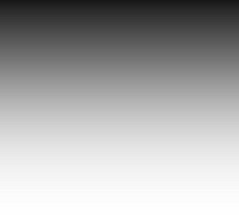
#> input picture images/gradient.jpg, 239 x 223 px, shrunk from 390 x 363 before the run
$ jupyter execute '04 - Thresholding, Binarization & Adaptive Thresholding.ipynb'
#> lines starting #> are read from the running program, lines starting #| are printed output that depends on the picture; after the words box and inside, x2 and y2 are one past the last pixel; in counts of white or black regions, pixels touching at a corner belong together
## Thresholding, Binarization & Adaptive Thresholding

grey scale image to binary form

https://opencv-python-tutroals.readthedocs.io/en/latest/py_tutorials/py_imgproc/py_thresholding/py_thresholding.html

cv.threshold(img, threshhold value , max value, threshold type)

Types:
- cv.THRESH_BINARY
- cv.THRESH_BINARY_INV
- cv.THRESH_TRUNC
- cv.THRESH_TOZERO
- cv.THRESH_TOZERO_INV

[cell 1]
import cv2
import numpy as np

# Load our image as greyscale
image = cv2.imread('../images/gradient.jpg',0)
#> image is the input picture: shape (223, 239); min 23, max 255, mean 172.7
cv2.imshow('Original', image)

# Values below 127 goes to 0 (black, everything above goes to 255 (white)
ret,thresh1 = cv2.threshold(image, 127, 255, cv2.THRESH_BINARY)
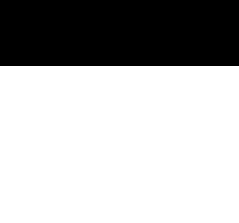
#> thresh1: shape (223, 239); 70.4% white; 1 black region, box (x1, y1, x2, y2) and area: (0, 0, 239, 66) 15774
cv2.imshow('1 Threshold Binary', thresh1)

# reverse of above
ret,thresh2 = cv2.threshold(image, 127, 255, cv2.THRESH_BINARY_INV)
cv2.imshow('2 Threshold Binary Inverse', thresh2)

# Values above 127 are held at 127
ret,thresh3 = cv2.threshold(image, 127, 255, cv2.THRESH_TRUNC)
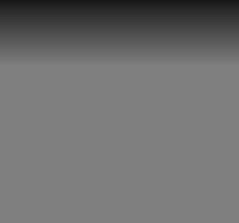
#> thresh3: shape (223, 239); min 23, max 127, mean 112
cv2.imshow('3 THRESH TRUNC', thresh3)

# Values below 127 go to 0, above 127 are unchanged
ret,thresh4 = cv2.threshold(image, 127, 255, cv2.THRESH_TOZERO)
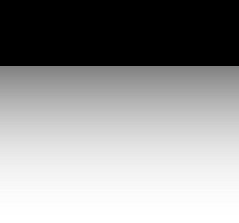
#> thresh4: shape (223, 239); min 0, max 255, mean 150.1
cv2.imshow('4 THRESH TOZERO', thresh4)

# Resever of above
ret,thresh5 = cv2.threshold(image, 127, 255, cv2.THRESH_TOZERO_INV)
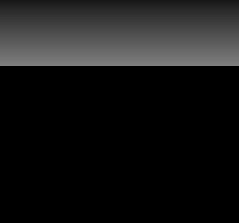
#> thresh5: shape (223, 239); min 0, max 127, mean 22.6
cv2.imshow('5 THRESH TOZERO INV', thresh5)
cv2.waitKey(0)

cv2.destroyAllWindows()

### Is there a better way off thresholding?

## Adaptive thresholding.

cv2.adaptiveThreshold(img, max value, adaptive type, threshold type, block size , constant)

note: block size should be in odd
constant = 5 (play around)

Types:
- cv2.ADAPTIVE_THRESH_MEAN_C
- cv2.ADAPTIVE_THRESH_GAUSSIAN_C
- cv2.THRESH_OTSU (the best, works based on histograms)

[cell 2]
# Load our new image
image = cv2.imread('../images/book.jpg', 0)
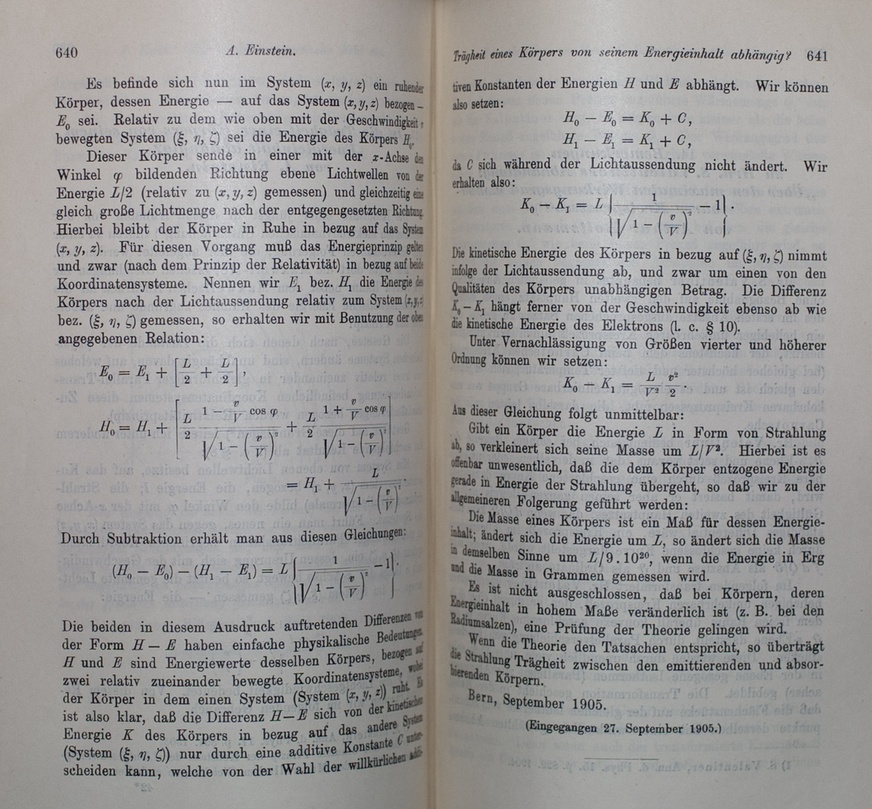
#> input picture images/book.jpg, 872 x 809 px, shrunk from 1422 x 1320 before the run
#> image: shape (809, 872); min 0, max 229, mean 153.1

cv2.imshow('Original', image)
cv2.waitKey(0)

# Values below 127 goes to 0 (black, everything above goes to 255 (white)
ret,thresh1 = cv2.threshold(image, 127, 255, cv2.THRESH_BINARY)
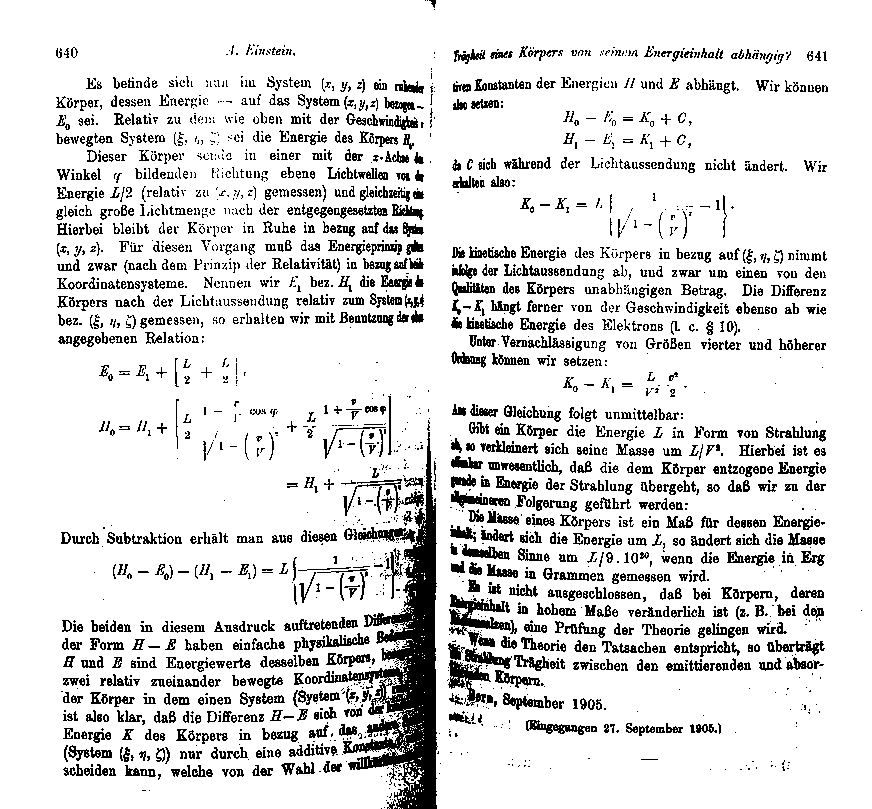
#> thresh1: shape (809, 872); 86.9% white; black in thin lines or dots
cv2.imshow('Threshold Binary', thresh1)
cv2.waitKey(0)

# It's good practice to blur images as it removes noise
image = cv2.GaussianBlur(image, (3, 3), 0)

# Using adaptiveThreshold
thresh = cv2.adaptiveThreshold(image, 255, cv2.ADAPTIVE_THRESH_MEAN_C,
                               cv2.THRESH_BINARY, 3, 5)
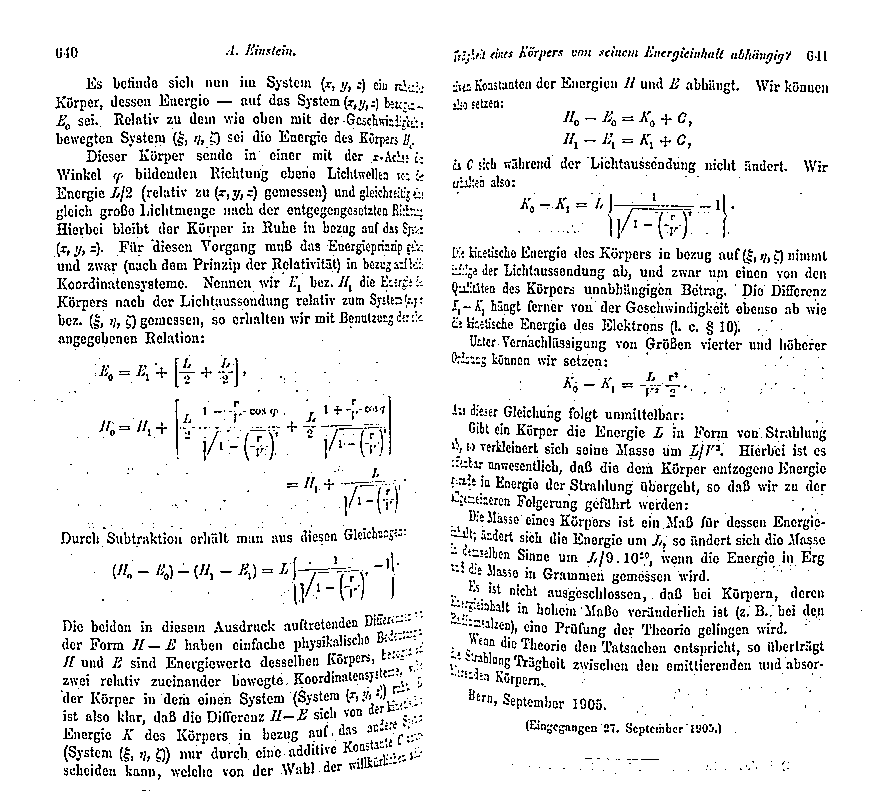
#> thresh: shape (809, 872); 90.8% white; black in thin lines or dots, all inside (x1, y1, x2, y2) = (19, 44, 862, 791)
cv2.imshow("Adaptive Mean Thresholding", thresh)
cv2.waitKey(0)

_, th2 = cv2.threshold(image, 0, 255, cv2.THRESH_BINARY + cv2.THRESH_OTSU)
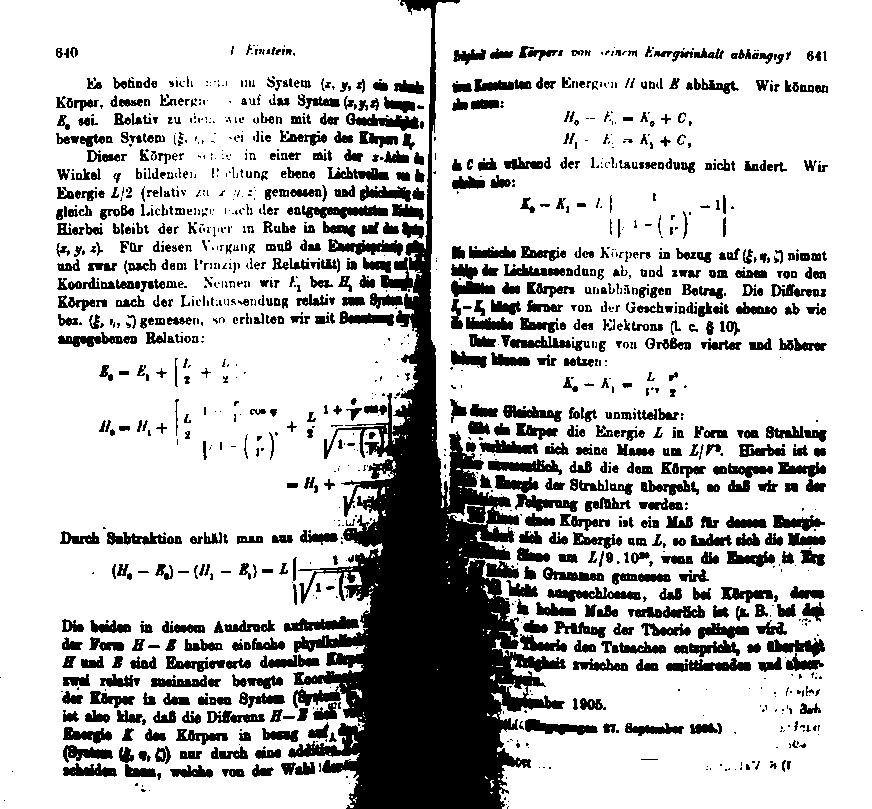
#> th2: shape (809, 872); 77.5% white; 1459 black regions (679 under 20 px), largest, box (x1, y1, x2, y2) and area: (288, 0, 566, 809) 63256, (302, 205, 388, 219) 696, (666, 658, 751, 672) 688
cv2.imshow("Otsu's Thresholding", thresh)
cv2.waitKey(0)

# Otsu's thresholding after Gaussian filtering
blur = cv2.GaussianBlur(image, (5,5), 0)
_, th3 = cv2.threshold(blur, 0, 255, cv2.THRESH_BINARY + cv2.THRESH_OTSU)
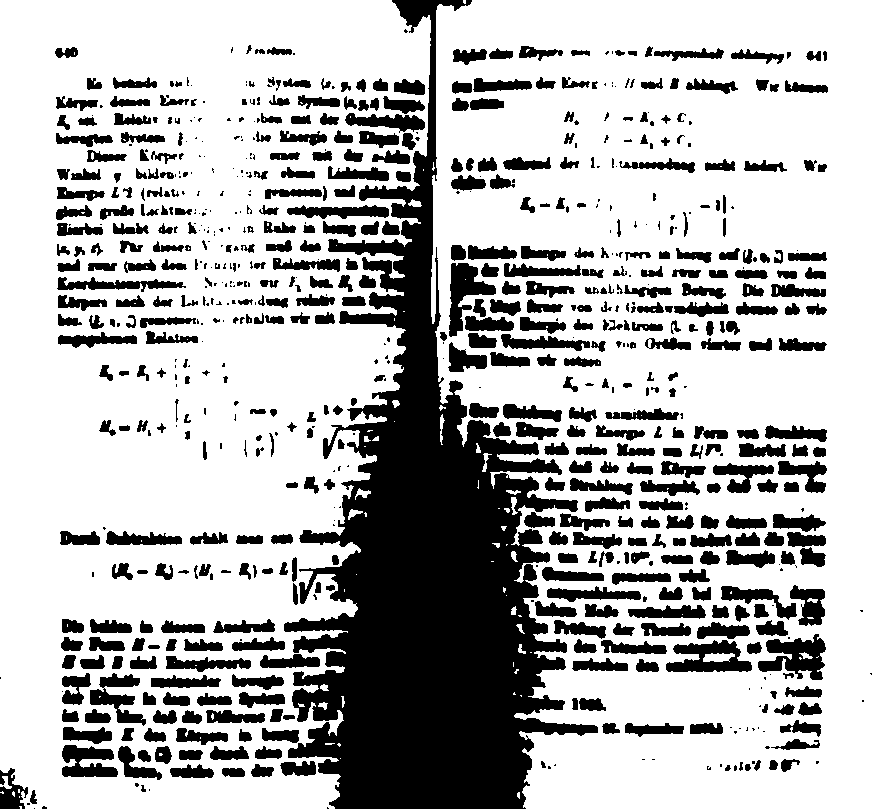
#> th3: shape (809, 872); 71.4% white; 761 black regions (250 under 20 px), largest, box (x1, y1, x2, y2) and area: (284, 0, 598, 809) 93757, (758, 634, 826, 680) 1738, (666, 640, 752, 672) 1621
cv2.imshow("Guassian Otsu's Thresholding", thresh)
cv2.waitKey(0)

cv2.destroyAllWindows()
